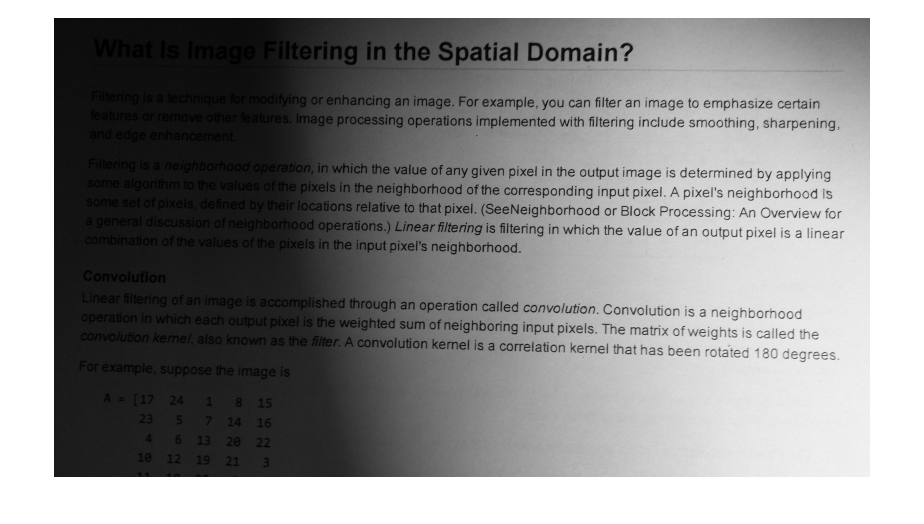
#> input picture Week 2/Class 3 - Translation - rotation and thresholding/imgs/two.png, 1848 x 1048 px (shown at 1/2 size)
$ python thresholding.py
#> lines starting #> are read from the running program, lines starting #| are printed output that depends on the picture; after the words box and inside, x2 and y2 are one past the last pixel; in counts of white or black regions, pixels touching at a corner belong together
import cv2
import numpy as np
image = cv2.imread("imgs/two.png")
#> image is the input picture: shape (1048, 1848, 3); min 0, max 255, mean 143.1

image = cv2.resize(image, None, fx=0.5, fy=0.5)
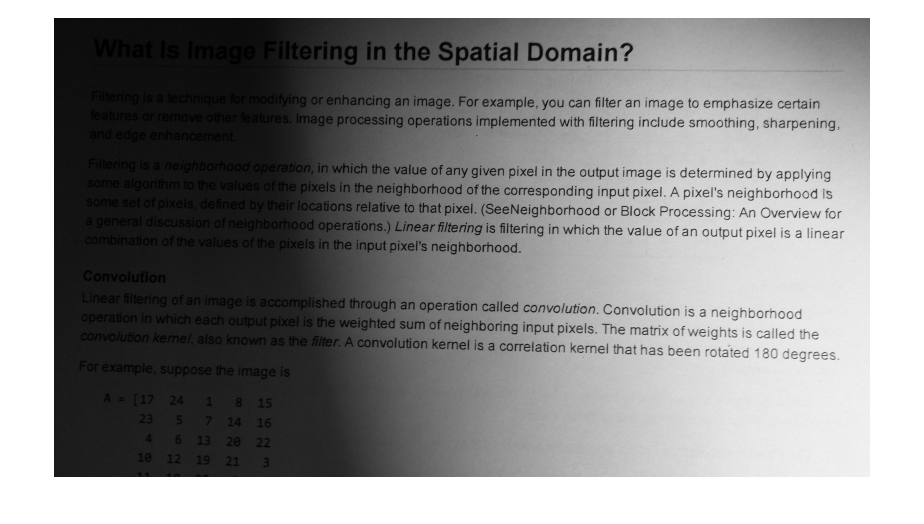
#> image: shape (524, 924, 3); min 0, max 255, mean 143.2

image = cv2.cvtColor(image, cv2.COLOR_BGR2GRAY)
#> image: shape (524, 924)

                                            #image #thresh, #
thres, image_thresh_binary = cv2.threshold(image, 127, 255, cv2.THRESH_BINARY)
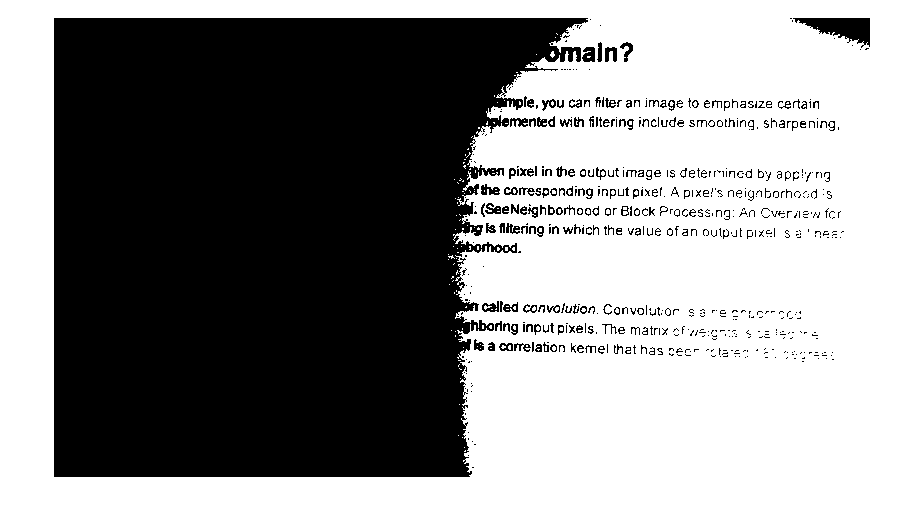
#> image_thresh_binary: shape (524, 924); 57.1% white; 591 black regions (407 under 20 px), largest, box (x1, y1, x2, y2) and area: (54, 18, 588, 477) 197213, (793, 18, 870, 48) 1201, (582, 47, 595, 62) 153

th2 = cv2.adaptiveThreshold(image, 255, cv2.ADAPTIVE_THRESH_MEAN_C,
            cv2.THRESH_BINARY,19,2)
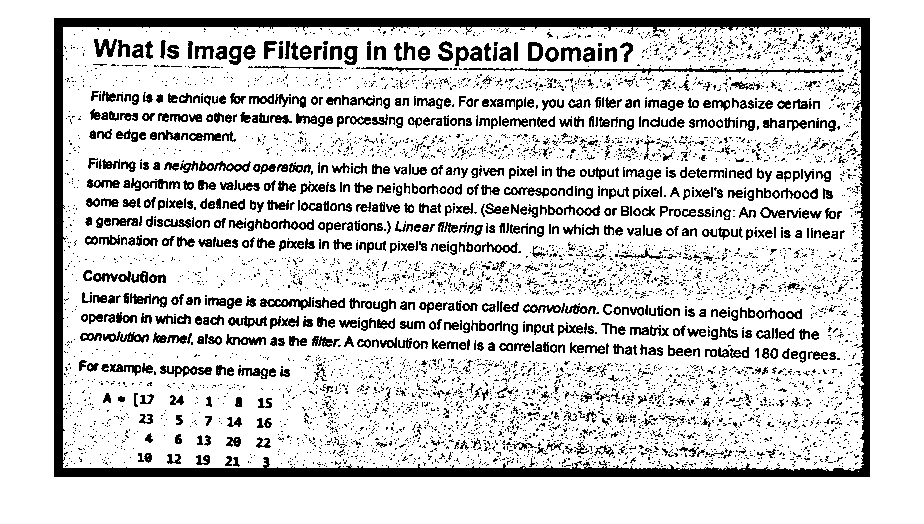
#> th2: shape (524, 924); 82.8% white; 5799 black regions (5044 under 20 px), largest, box (x1, y1, x2, y2) and area: (54, 18, 870, 477) 22684, (463, 66, 844, 75) 876, (260, 297, 311, 310) 299

th3 = cv2.adaptiveThreshold(image,255,cv2.ADAPTIVE_THRESH_GAUSSIAN_C,
            cv2.THRESH_BINARY,11,2)
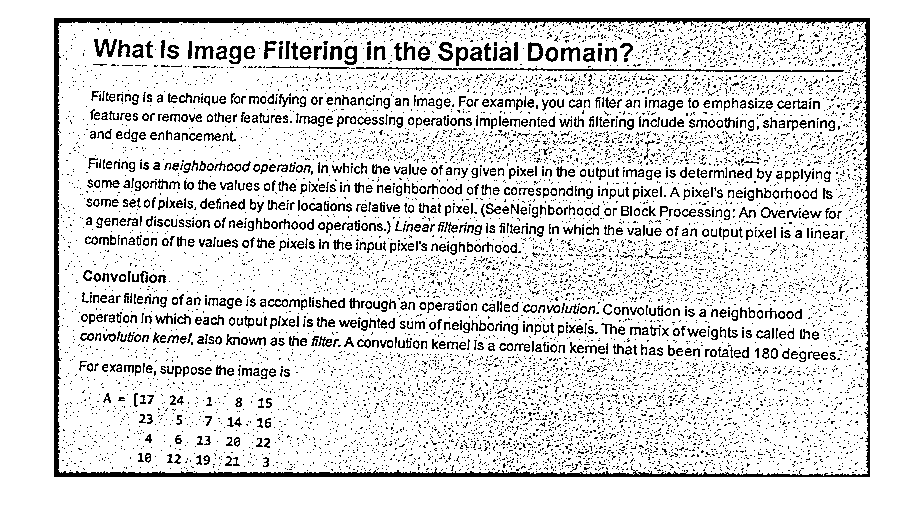
#> th3: shape (524, 924); 87% white; black in thin lines or dots, all inside (x1, y1, x2, y2) = (54, 18, 870, 477)


print("Threshold value:", thres)

cv2.imshow("image", image)
cv2.imshow("image_thresh_binary", image_thresh_binary)
cv2.imshow("th2", th2)
cv2.imshow("th3", th3)
cv2.waitKey(0)
cv2.destroyAllWindows()
